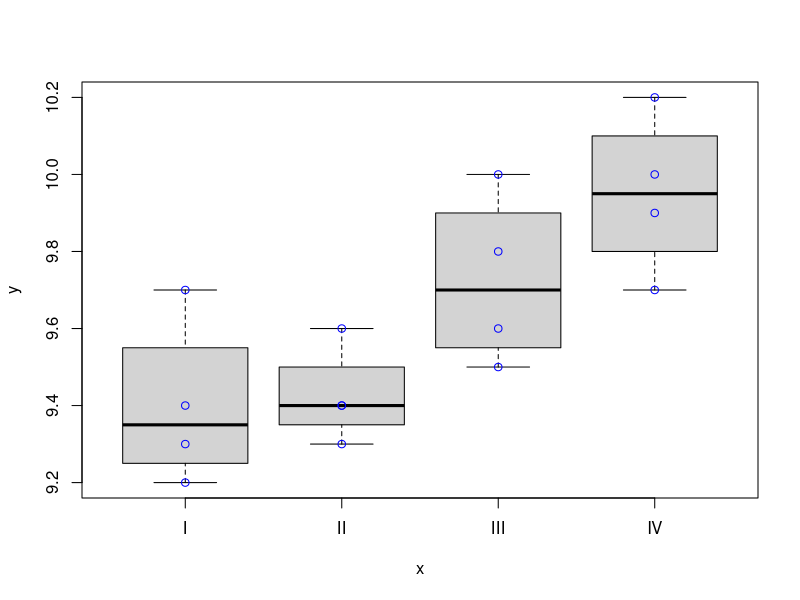
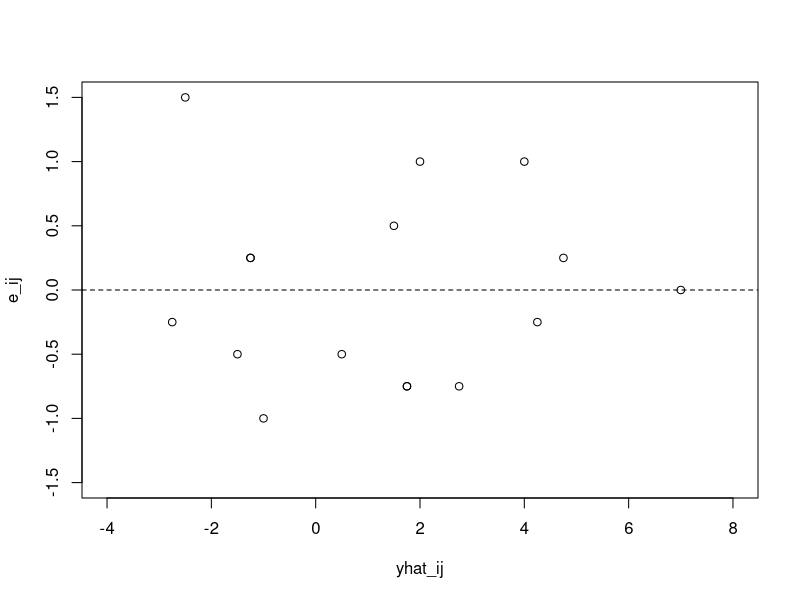
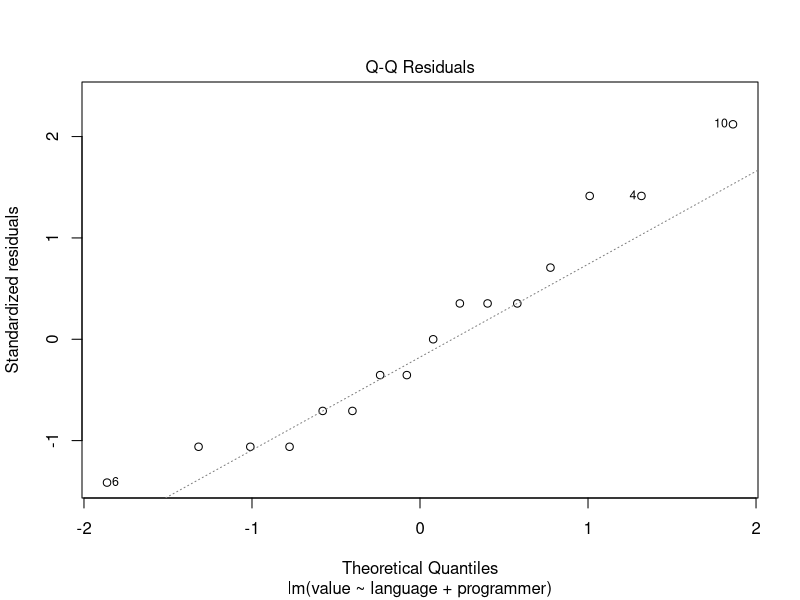
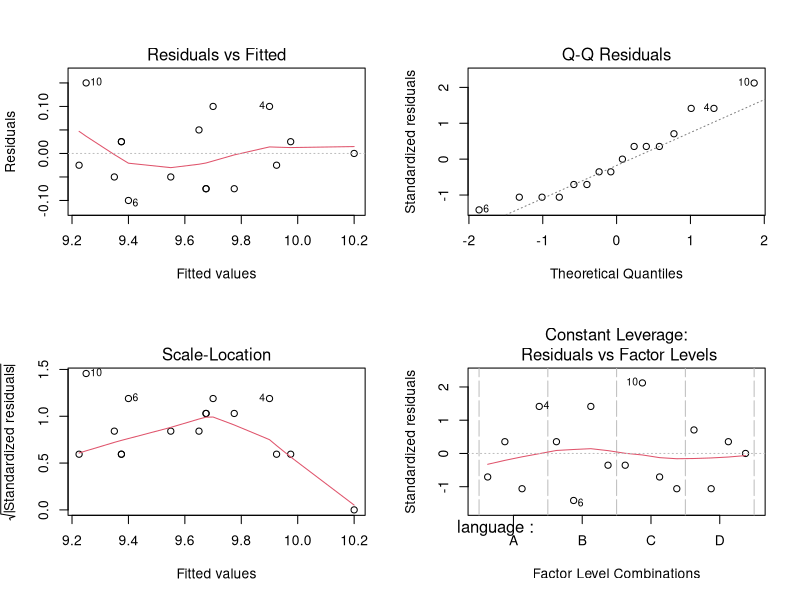
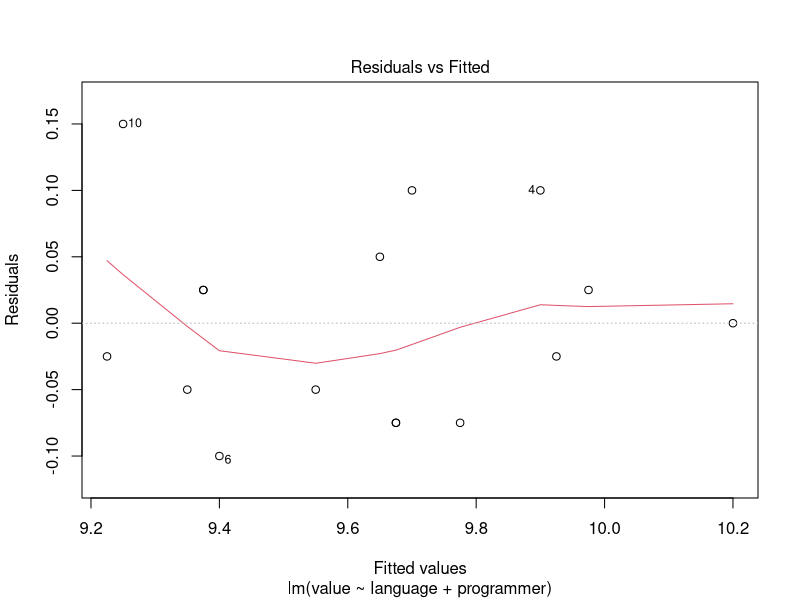
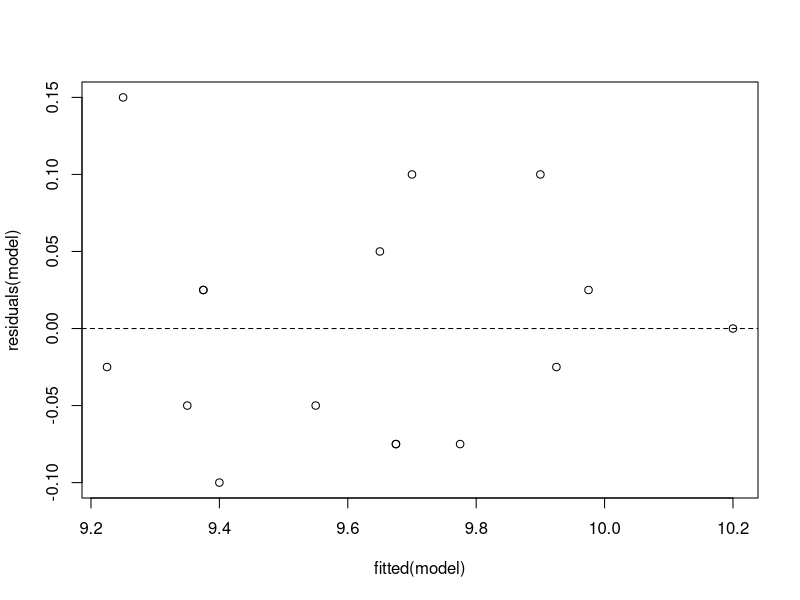
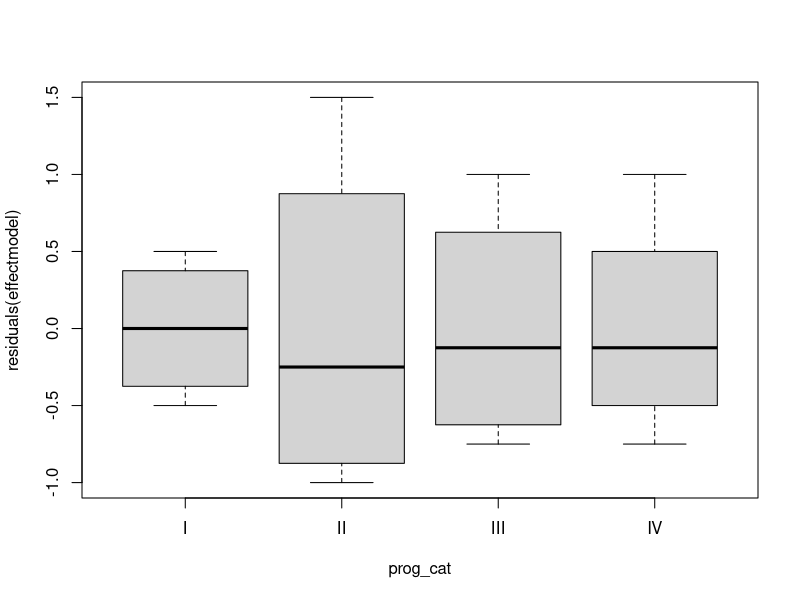
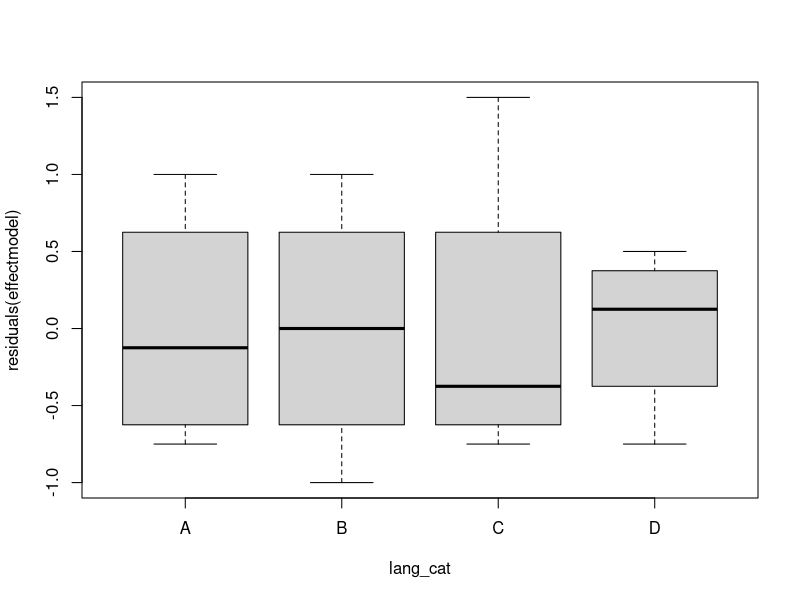

These charts were generated, in order, by the following R code: (Note: this script raises an error after producing the figures.)
###################
#### CHAPTER 9 ####
###################

###########
### 9.1 ###
###########
# Table 9.1. Data taken for the example of a design with one blocking variable

## In R, data must be in "long" format (Table 9.1 in the text is in "wide" format).
# There are 2 different factors in this data, the language used (the primary factor
# of interest) and the programmer (the blocking factor).
(languages <- data.frame(value = c(9.3, 9.4, 9.6, 10.0, 9.4, 9.3, 9.8, 9.9, 9.2, 9.4, 9.5, 9.7, 9.7, 9.6, 10.0, 10.2),
                        language = rep(c("A", "B", "C", "D"), each = 4),
                        programmer = rep(c("I", "II", "III", "IV"), times = 4)))

###########
### 9.2 ###
###########

################################################
## 9.2.1 Identification of Mathematical Model ##
################################################

## The following is how to set up a linear model in R, using the lm() function.
# Read as "value is a function of the language and the programmer".
# The tilde denotes "is a function of". The model statement refers the column names
# of the 'languages' data frame, therefore the data frame must be specified using
# data = dataframename argument.

# The order of the explanatory variables does not matter.  Note that R takes care of converting 
# the variables into categorical variables.  If you wanted to look at the levels of both variables
# I could do something like this:
(levels(as.factor(languages$language)))
(levels(as.factor(languages$programmer)))

#If I wanted to look at the mean of all the programmers of type III for example:
(mean(languages$value[as.factor(languages$programmer)=='III']))

# Generate the multiple linear model
model <- lm(value ~ language + programmer, data = languages)

## Calling just the model doesn't give a whole lot of information:
model

## Using the function summary() to get more information.
# The summary gives you the fitted regression equation which is:
# mu(y|x) = 9.35 + 0.025(LanB) - 0.125(LanC) + 0.3(LanD) + 0.025(II) +0.325(III) + 0.55(IV)
#
# This says that the regression line for say Programmer II using language B is:
# mu(y|x) = 9.35 +0.025(LabB) + 0.025(II)   All other terms are multiplied by 0.
#
# Note that the intercept is the baseline.
# A categorical variable with k levels has k-1 dummy variables.
# So the estimated value of y (the response variable) given all languages and programmer dummy 
# variables = 0 (which means programming language A and programmer level I) is 9.35
#
summary(model)

# Confidence intervals of our variables.  Provides the range for the slope of the variable.  That is
# we are 95% confident of the true slope of a particular variable.
confint(model, level=0.95)

#Some plots
lang_cat<-as.factor(languages$language)
prog_cat<-as.factor(languages$programmer)
plot(prog_cat, languages$value)
points(prog_cat, languages$value, col="blue", xlab="Programmer Type", ylab="language values", main="Programmer Type vs Language Values")

## Because the functions in R do the math for you, the calculations
# in table 9.2 are unnecessary, but the following code shows you how
# to calculate those values:

languages$effect <- (languages$value - 9.5)*10
languages

## block means (programmer)
(blockmeans <- with(languages, tapply(effect, programmer, mean)))

## alternative means (language used)
(alternativemeans <- with(languages, tapply(effect, language, mean)))

## overall mean (y bar)
(y_bar <- mean(languages$effect))

## block effect (programmer)
(blockeffect <- blockmeans - y_bar)

## alternative effect (language)
(alteffect <- alternativemeans - y_bar)

############################
## 9.2.2 Model Validation ##
############################

###################################################
# 9.2.2.1 Testing for the Absence of Interactions #
###################################################

## The values of table 9.3 can be calculated by setting up a model of the effect
# in the following way:
effectmodel <- lm(effect ~ language + programmer, data = languages)

## Table 9.3: Experimental Residuals
(exp_resid <- data.frame(y_ij = languages$effect, yhat_ij = fitted.values(effectmodel), e_ij = round(residuals(effectmodel), 2)))

## Figure 9.1: Distribution of residuals against estimated (fitted) values for our example
plot(e_ij ~ yhat_ij,
     data = exp_resid,
     xlim = c(-4, 8),
     ylim = c(-1.5, 1.5))
abline(h = 0, lty = 2)
# * note that this plot looks slightly different from the one shown in the book
#   because the book authors staggered repeat error values (a plotting term called
#   'jittering', where a random small number is added), whereas R plots over
#   the repeat values. Notice how there are 16 point in the book plot and 14 in
#   this R plot. But the point remains, there is no trend in the effect residuals.

##########################################
# 9.2.2.2 Testing for Residual Normality #
##########################################

## R can plot the normal probability graph discussed in the book (called normal Q-Q in R):
plot(model, which = 2)

## The 'which' argument above specifies which of 4 different model validation plots
# I would like to see. To see all of them use:
par(mfrow = c(2,2))
plot(model)
par(mfrow = c(1,1))
# * note: using par(mfrow = c(2,2)) allows me to put all plots on the same sheet.
#   I then change it back to the default.

##############################################
# 9.2.2.3 Testing for Independence of Errors #
##############################################

## Figure 9.1 represents the residuals against the estimated values, but the more
# typical way of testing of independence in errors for any model is to plot the residuals
# versus fitted for the model of interest instead of the effects model in Figure 9.1.  It is
# the same thing.  Figure one uses the transformed values, and here we use the raw values.

## The best way is to use the default plot given by the model object:
plot(model, which = 1)

## The following code tells you how to extract the residuals and fitted values of
# any model and to make the residuals v. fitted plot from these values instead:

## The residuals of the model are part of the model object.
# They can easily be found by using the residuals() function.
residuals(model)

## The fitted values are found by using the fitted() function:
fitted(model)

## Then plotting residuals as a function of fitted values:
plot(residuals(model) ~ fitted(model))
abline(h = 0, lty = 2)

###################################################
# 9.2.2.4 Testing for Constant Variance of Errors #
###################################################

## Figure 9.3(a)
plot(residuals(effectmodel) ~ prog_cat)

## Figure 9.3(b)
plot(residuals(effectmodel) ~ lang_cat)

#############################################################################
## 9.2.3 Factor-, Block-, and Error-Induced Variation in Response Variable ##
#############################################################################

## The analysis of variance table will show you the mean of the
# sum of squares of the block effects (SSB), the sum of squares of the factor
# alternatives (SSA), the sum of squares of the error (SSE).
# **remember the book multiplied these numbers by 10
anova(model)

#######################################################################################
## 9.2.4 Calculation of the Statistical Significance of the Factor-Induced Variation ##
#######################################################################################

## Also looking at the anova table in R:

## In this table the the sum of squares for the factor alternatives, SSA (the 'languages'
# factor in this model) is in the Sum Sq column, languages row

## SSB, sum of squares for the block effects, the 'programmer' in this model, is the second
# row down in the Sum Sq column.

## SSE, sum of squared errors, or 'residuals', is the 3rd row of the Sum Sq column

## The anova table in R also gives you the F-value (top row, F value column) and the
# p-value (top row, Pr(>F)) of this F-value in the correct F-distribution.

## The F-value and p-value for the block row, i.e. programmer, will be explained later
anova(model)

# What if we had not used a Block design? and the randomization had produced the same table
# as in figure 9.1?  The F-test is polluted with errors.
test<-lm(effect ~ language, data = languages)
anova(test)

####################################################################
## 9.2.5 Recommendations on the Optimal Alternative of the Factor ##
####################################################################

## Extracting tvalues from languages B, C and D
tvalues <- summary(model)[["coefficients"]][, "t value"]

## Here I am releveling the language factor to extract the tvalue for
# language A. The intercept t-value is not the t-value for language A.
languages$language <- relevel(languages$language, ref = "B")
modelrelevel <- lm(value ~ language + programmer, data = languages)
tval_A <- summary(modelrelevel)[["coefficients"]][, "t value"][2]


## The following plot tells you similar information as Figure 9.5
# The point is that language D is different than the other languages because it is
# outside of the 95% confidence interval.
tDistPlot(df = 9, tvalue = round(c(tval_A, tvalues[2:4]), 2), alpha = 0.05, distWidth = 5)

###########
### 9.3 ###
###########

## The following code calculates organizes the data from the latin square into
# the 'long' format. I then create a linear model with this data and show the anova table
# with the same values of sum of squares and F-value as seen in the book.

## Note that there is an error in Table 9.7 in the book. The values for
# programmer 5, program 4, language C should be -3 and not -34.5

languages2 <- data.frame(programmers = as.factor(rep(1:5, each = 5)),
                         program = as.factor(rep(1:5, times = 5)),
                         language = c("A", "B", "C", "D", "E",
                                      "B", "C", "D", "E", "A",
                                      "C", "D", "E", "A", "B",
                                      "D", "E", "A", "B", "C",
                                      "E", "A", "B", "C", "D"),
                         value = c(-1, -8, -7, 1, -3,
                                   -5, -1, 13, 6, 5,
                                   -6, 5, 1, 1, -5,
                                   -1, 2, 2, -2, 4,
                                   -1, 11, -4, -3, 6))

model4 <- lm(value ~ language + program + programmers, data = languages2)
anova(model4)

###########
### 9.5 ###
###########

## For analysis of designs with more than two blocking variables in R, all you need to do
# is add that predictor variable to the table of data and add it into the model
# statement in the lm() function. For example:
# lm(value ~ factorAlternative + blocking1 + blocking2 + blocking3 + blocking4 + ..., data = dataTable)


###########
### 9.6 ###
###########

## In R, denote a missing value with NA. Do not put in 0 for missing data because
# remember that 0 is a meaningful value!

## Table 9.16 Incomplete randomised black design for the programming language experiment
languages3 <- data.frame(programmer = rep(c("I", "II", "III", "IV"), times = 4),
                         alternative = rep(c("A", "B", "C", "D"), each = 4),
                         value = c(-2, -1, -3, 2, -1, -2, -1, 1, 1, NA, 0, 5, 5, 4, 2, 7))

(yprime <- sum(languages3$value, na.rm = TRUE))

(yprimei <- with(languages3, tapply(value, alternative, sum, na.rm = TRUE)))
(yprimej <- with(languages3, tapply(value, programmer, sum, na.rm = TRUE)))

(x <- (4*yprimei[3] + 4*yprimej[2] - yprime)/((4-1)*(4-1)))

## Replace the NA value in the data frame with the estimated number
languages3[10,]$value <- x
languages3[10,]

## Run the model with this data and look at anova table. Remember that the data
# given in table 9.16 is incomplete, so the numbers and model are slightly
# different than the anova Table 9.17
model5 <- lm(value ~ programmer + alternative, data = languages3)
anova(model5)

###########
### 9.7 ###
###########

## Table 9.18 Balanced incomplete block design for the tools experiment
(tools <- data.frame(individual = rep(c("I", "II", "III", "IV"), each = 4),
                    tool = rep(c(1, 2, 3, 4), times = 4),
                    value = c(73, NA, 73, 75,
                              74, 75, 75, NA,
                              NA, 67, 68, 72,
                              71, 72, NA, 75)))
## Cannot use the previous methods of making a model and looking at the anva table
# for incomplete block designs. See below. Must perform the calculations in Table 9.19/
model6 <- lm(value ~ tool + individual, data = tools)
anova(model6)


